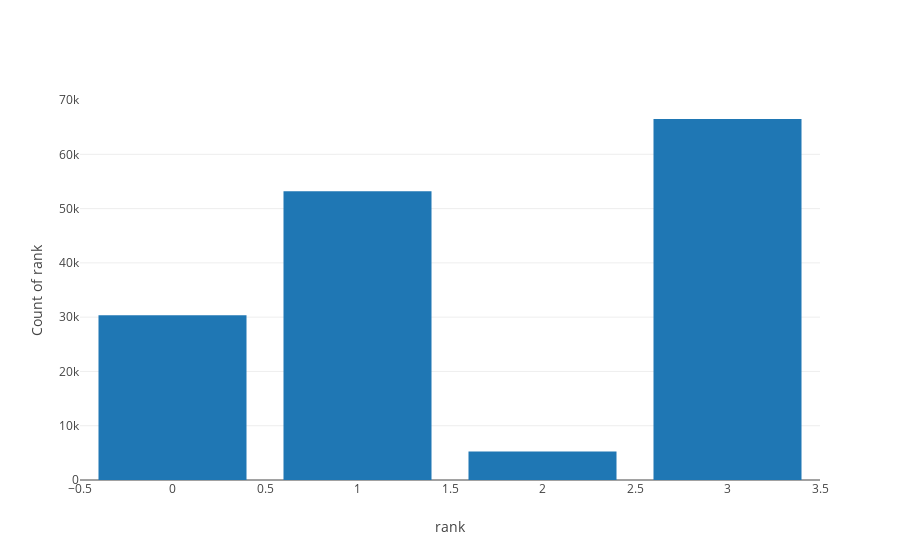

The cell this chart's notebook holds for it:
### Code cell
temp = dataset['rank'].value_counts().sort_values(ascending=False)

trace = go.Bar(
    x = temp.index,
    y = (temp)
)
data = [trace]
layout = go.Layout(
    title = "",
    xaxis=dict(
        title='rank'
    ),
    yaxis=dict(
        title='Count of rank'
        )
)

fig = go.Figure(data=data, layout=layout)
py.iplot(fig)

### Figure 1 — Plotly figure (JSON) as saved in the notebook; plotly's stock layout.template omitted (floating-point values rounded to 4 significant figures)
{"data": [{"type": "bar", "uid": "e6e00b88-4dc1-45b2-a767-375ff461d035", "x": [3, 1, 0, 2], "y": [66510, 53196, 30351, 5238]}], "layout": {"title": {"text": ""}, "xaxis": {"title": {"text": "rank"}}, "yaxis": {"title": {"text": "Count of rank"}}}}
